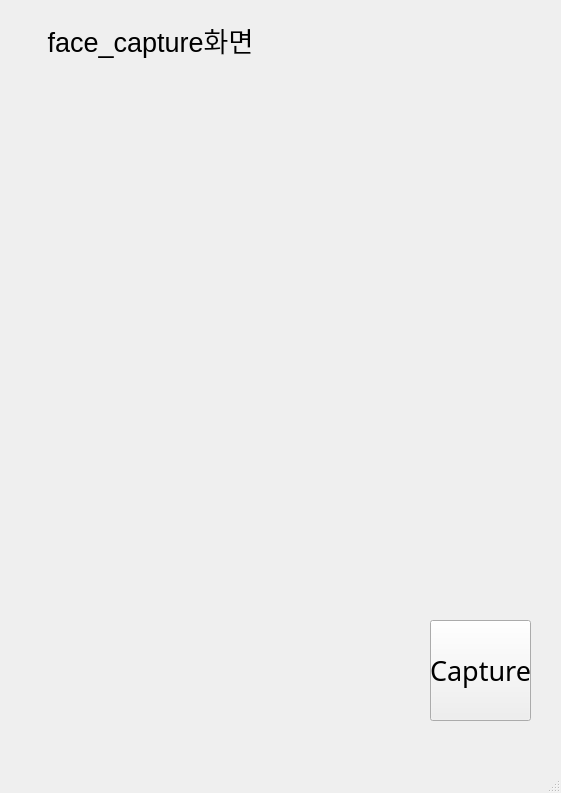
<?xml version="1.0" encoding="UTF-8"?>
<ui version="4.0">
 <class>MainWindow</class>
 <widget class="QMainWindow" name="MainWindow">
  <property name="geometry">
   <rect>
    <x>0</x>
    <y>0</y>
    <width>561</width>
    <height>793</height>
   </rect>
  </property>
  <property name="windowTitle">
   <string>MainWindow</string>
  </property>
  <widget class="QWidget" name="centralwidget">
   <widget class="QLabel" name="label">
    <property name="geometry">
     <rect>
      <x>10</x>
      <y>10</y>
      <width>281</width>
      <height>61</height>
     </rect>
    </property>
    <property name="text">
     <string>&lt;html&gt;&lt;head/&gt;&lt;body&gt;&lt;p align=&quot;center&quot;&gt;&lt;span style=&quot; font-size:20pt;&quot;&gt;face_capture화면&lt;/span&gt;&lt;/p&gt;&lt;/body&gt;&lt;/html&gt;</string>
    </property>
   </widget>
   <widget class="QPushButton" name="pushButton">
    <property name="geometry">
     <rect>
      <x>430</x>
      <y>620</y>
      <width>101</width>
      <height>101</height>
     </rect>
    </property>
    <property name="font">
     <font>
      <family>AlternateGothic2 BT</family>
      <pointsize>20</pointsize>
     </font>
    </property>
    <property name="text">
     <string>Capture</string>
    </property>
   </widget>
  </widget>
  <widget class="QMenuBar" name="menubar">
   <property name="geometry">
    <rect>
     <x>0</x>
     <y>0</y>
     <width>561</width>
     <height>26</height>
    </rect>
   </property>
  </widget>
  <widget class="QStatusBar" name="statusbar"/>
 </widget>
 <resources/>
 <connections/>
</ui>
